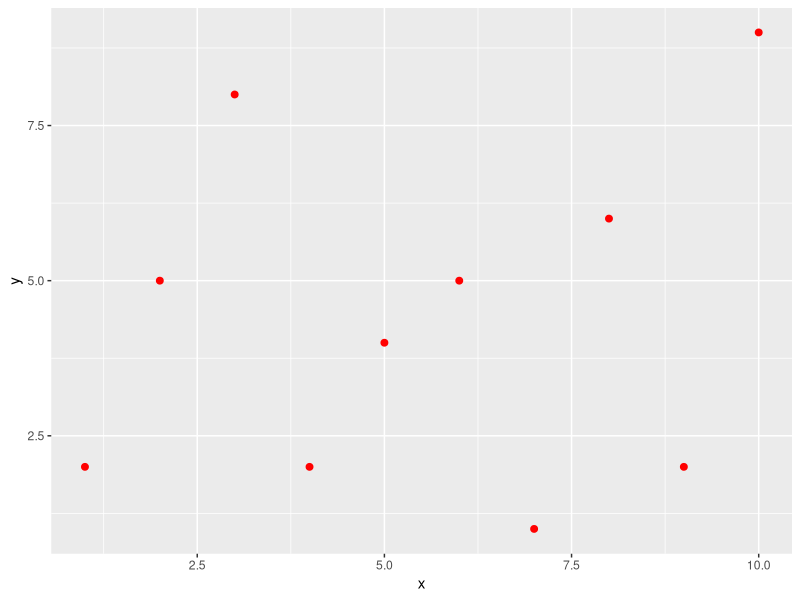

Recreate this plot in R.
#11. Create a ggplot scatter plot, and differentiate points by color based on a categorical variable.
library(ggplot2)
x<-1:10
y<-c(2,5,8,2,4,5,1,6,2,9)
df<-data.frame(x,y)
df
p<-ggplot(df,aes(x=x,y=y))+
  geom_point(size = 2,color="red") 
p